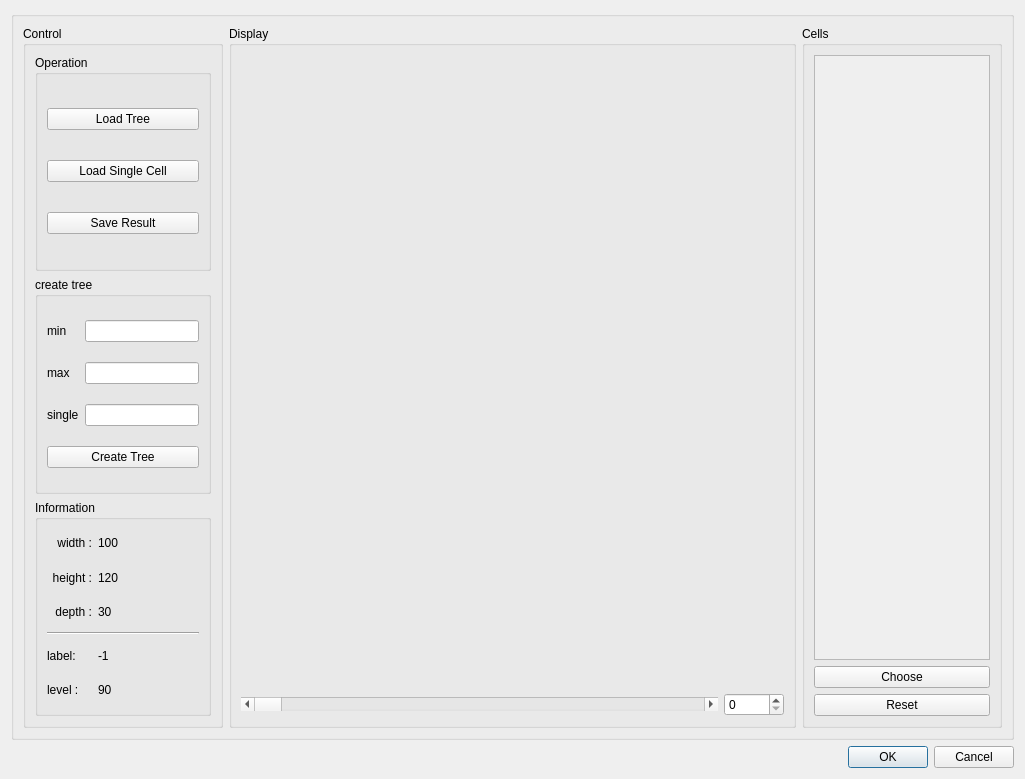
<?xml version="1.0" encoding="UTF-8"?>
<ui version="4.0">
 <class>FineTuningDialog</class>
 <widget class="QDialog" name="FineTuningDialog">
  <property name="geometry">
   <rect>
    <x>0</x>
    <y>0</y>
    <width>1025</width>
    <height>779</height>
   </rect>
  </property>
  <property name="windowTitle">
   <string>Dialog</string>
  </property>
  <layout class="QVBoxLayout" name="verticalLayout_5">
   <item>
    <widget class="QGroupBox" name="mainGroupBox_2">
     <property name="title">
      <string/>
     </property>
     <layout class="QHBoxLayout" name="horizontalLayout">
      <item>
       <widget class="QGroupBox" name="mainGroupBox">
        <property name="sizePolicy">
         <sizepolicy hsizetype="Maximum" vsizetype="Preferred">
          <horstretch>0</horstretch>
          <verstretch>0</verstretch>
         </sizepolicy>
        </property>
        <property name="minimumSize">
         <size>
          <width>200</width>
          <height>0</height>
         </size>
        </property>
        <property name="maximumSize">
         <size>
          <width>200</width>
          <height>16777215</height>
         </size>
        </property>
        <property name="title">
         <string>Control</string>
        </property>
        <layout class="QVBoxLayout" name="verticalLayout_3">
         <item>
          <widget class="QGroupBox" name="operationGroupBox">
           <property name="title">
            <string>Operation</string>
           </property>
           <layout class="QVBoxLayout" name="verticalLayout">
            <item>
             <widget class="QPushButton" name="loadTreeButton">
              <property name="text">
               <string>Load Tree</string>
              </property>
             </widget>
            </item>
            <item>
             <widget class="QPushButton" name="loadSingleCellButton">
              <property name="text">
               <string>Load Single Cell</string>
              </property>
             </widget>
            </item>
            <item>
             <widget class="QPushButton" name="saveResultButton">
              <property name="text">
               <string>Save Result</string>
              </property>
             </widget>
            </item>
           </layout>
          </widget>
         </item>
         <item>
          <widget class="QGroupBox" name="createTreeGroupBox">
           <property name="title">
            <string>create tree</string>
           </property>
           <layout class="QGridLayout" name="gridLayout">
            <item row="2" column="2">
             <widget class="QLineEdit" name="singleEditor"/>
            </item>
            <item row="0" column="0">
             <widget class="QLabel" name="minLabel">
              <property name="text">
               <string>min</string>
              </property>
             </widget>
            </item>
            <item row="0" column="2">
             <widget class="QLineEdit" name="minEditor"/>
            </item>
            <item row="1" column="0">
             <widget class="QLabel" name="maxLabel">
              <property name="text">
               <string>max</string>
              </property>
             </widget>
            </item>
            <item row="1" column="2">
             <widget class="QLineEdit" name="maxEditor"/>
            </item>
            <item row="2" column="0" colspan="2">
             <widget class="QLabel" name="singleLabel">
              <property name="text">
               <string>single</string>
              </property>
             </widget>
            </item>
            <item row="3" column="0" colspan="3">
             <widget class="QPushButton" name="createTreeButton">
              <property name="text">
               <string>Create Tree</string>
              </property>
             </widget>
            </item>
           </layout>
          </widget>
         </item>
         <item>
          <widget class="QGroupBox" name="infoGroupBox">
           <property name="title">
            <string>Information</string>
           </property>
           <layout class="QGridLayout" name="gridLayout_2">
            <item row="1" column="0">
             <widget class="QLabel" name="heightLabel1">
              <property name="text">
               <string>height :</string>
              </property>
              <property name="alignment">
               <set>Qt::AlignRight|Qt::AlignTrailing|Qt::AlignVCenter</set>
              </property>
             </widget>
            </item>
            <item row="2" column="0">
             <widget class="QLabel" name="depthLabel1">
              <property name="text">
               <string>depth :</string>
              </property>
              <property name="alignment">
               <set>Qt::AlignRight|Qt::AlignTrailing|Qt::AlignVCenter</set>
              </property>
             </widget>
            </item>
            <item row="3" column="0" colspan="2">
             <widget class="Line" name="line">
              <property name="orientation">
               <enum>Qt::Horizontal</enum>
              </property>
             </widget>
            </item>
            <item row="4" column="0">
             <widget class="QLabel" name="mainLabelLabel1">
              <property name="text">
               <string>label:</string>
              </property>
             </widget>
            </item>
            <item row="5" column="0">
             <widget class="QLabel" name="levelLabel1">
              <property name="text">
               <string>level :</string>
              </property>
             </widget>
            </item>
            <item row="5" column="1">
             <widget class="QLabel" name="levelLabel2">
              <property name="text">
               <string>90</string>
              </property>
             </widget>
            </item>
            <item row="4" column="1">
             <widget class="QLabel" name="mainLabelLabel2">
              <property name="text">
               <string>-1</string>
              </property>
             </widget>
            </item>
            <item row="0" column="1">
             <widget class="QLabel" name="widthLabel2">
              <property name="text">
               <string>100</string>
              </property>
             </widget>
            </item>
            <item row="2" column="1">
             <widget class="QLabel" name="depthLabel2">
              <property name="text">
               <string>30</string>
              </property>
             </widget>
            </item>
            <item row="1" column="1">
             <widget class="QLabel" name="heightLabel2">
              <property name="text">
               <string>120</string>
              </property>
             </widget>
            </item>
            <item row="0" column="0">
             <widget class="QLabel" name="widthLabel1">
              <property name="maximumSize">
               <size>
                <width>45</width>
                <height>16777215</height>
               </size>
              </property>
              <property name="text">
               <string>width :</string>
              </property>
              <property name="alignment">
               <set>Qt::AlignRight|Qt::AlignTrailing|Qt::AlignVCenter</set>
              </property>
             </widget>
            </item>
           </layout>
          </widget>
         </item>
        </layout>
       </widget>
      </item>
      <item>
       <widget class="QGroupBox" name="glGroupBox">
        <property name="sizePolicy">
         <sizepolicy hsizetype="MinimumExpanding" vsizetype="Preferred">
          <horstretch>0</horstretch>
          <verstretch>0</verstretch>
         </sizepolicy>
        </property>
        <property name="title">
         <string>Display</string>
        </property>
        <layout class="QGridLayout" name="gridLayout_3">
         <item row="1" column="0">
          <widget class="QScrollBar" name="thresholdScrollBar">
           <property name="minimum">
            <number>0</number>
           </property>
           <property name="maximum">
            <number>255</number>
           </property>
           <property name="orientation">
            <enum>Qt::Horizontal</enum>
           </property>
          </widget>
         </item>
         <item row="1" column="1">
          <widget class="QSpinBox" name="spinBox">
           <property name="maximumSize">
            <size>
             <width>60</width>
             <height>16777215</height>
            </size>
           </property>
           <property name="minimum">
            <number>0</number>
           </property>
           <property name="maximum">
            <number>255</number>
           </property>
          </widget>
         </item>
         <item row="0" column="0" colspan="2">
          <widget class="QWidget" name="glWidget" native="true">
           <property name="sizePolicy">
            <sizepolicy hsizetype="Preferred" vsizetype="Preferred">
             <horstretch>0</horstretch>
             <verstretch>0</verstretch>
            </sizepolicy>
           </property>
           <property name="minimumSize">
            <size>
             <width>200</width>
             <height>0</height>
            </size>
           </property>
          </widget>
         </item>
        </layout>
       </widget>
      </item>
      <item>
       <widget class="QGroupBox" name="cellsGroupBox">
        <property name="sizePolicy">
         <sizepolicy hsizetype="Ignored" vsizetype="Preferred">
          <horstretch>0</horstretch>
          <verstretch>0</verstretch>
         </sizepolicy>
        </property>
        <property name="minimumSize">
         <size>
          <width>200</width>
          <height>0</height>
         </size>
        </property>
        <property name="maximumSize">
         <size>
          <width>200</width>
          <height>16777215</height>
         </size>
        </property>
        <property name="title">
         <string>Cells</string>
        </property>
        <layout class="QGridLayout" name="gridLayout_4">
         <item row="1" column="0">
          <widget class="QPushButton" name="chooseButton">
           <property name="minimumSize">
            <size>
             <width>100</width>
             <height>10</height>
            </size>
           </property>
           <property name="text">
            <string>Choose</string>
           </property>
          </widget>
         </item>
         <item row="0" column="0">
          <widget class="QScrollArea" name="scrollArea">
           <property name="widgetResizable">
            <bool>true</bool>
           </property>
           <widget class="QWidget" name="scrollAreaWidgetContents_4">
            <property name="geometry">
             <rect>
              <x>0</x>
              <y>0</y>
              <width>166</width>
              <height>583</height>
             </rect>
            </property>
            <layout class="QVBoxLayout" name="verticalLayout_2">
             <item>
              <widget class="QWidget" name="cellWidget" native="true"/>
             </item>
            </layout>
           </widget>
          </widget>
         </item>
         <item row="2" column="0">
          <widget class="QPushButton" name="resetButton">
           <property name="text">
            <string>Reset</string>
           </property>
          </widget>
         </item>
        </layout>
       </widget>
      </item>
     </layout>
    </widget>
   </item>
   <item>
    <widget class="QDialogButtonBox" name="buttonBox">
     <property name="orientation">
      <enum>Qt::Horizontal</enum>
     </property>
     <property name="standardButtons">
      <set>QDialogButtonBox::Cancel|QDialogButtonBox::Ok</set>
     </property>
    </widget>
   </item>
  </layout>
 </widget>
 <resources/>
 <connections>
  <connection>
   <sender>buttonBox</sender>
   <signal>accepted()</signal>
   <receiver>FineTuningDialog</receiver>
   <slot>accept()</slot>
   <hints>
    <hint type="sourcelabel">
     <x>12</x>
     <y>727</y>
    </hint>
    <hint type="destinationlabel">
     <x>157</x>
     <y>274</y>
    </hint>
   </hints>
  </connection>
  <connection>
   <sender>buttonBox</sender>
   <signal>rejected()</signal>
   <receiver>FineTuningDialog</receiver>
   <slot>reject()</slot>
   <hints>
    <hint type="sourcelabel">
     <x>28</x>
     <y>727</y>
    </hint>
    <hint type="destinationlabel">
     <x>286</x>
     <y>274</y>
    </hint>
   </hints>
  </connection>
  <connection>
   <sender>thresholdScrollBar</sender>
   <signal>valueChanged(int)</signal>
   <receiver>spinBox</receiver>
   <slot>setValue(int)</slot>
   <hints>
    <hint type="sourcelabel">
     <x>464</x>
     <y>639</y>
    </hint>
    <hint type="destinationlabel">
     <x>871</x>
     <y>637</y>
    </hint>
   </hints>
  </connection>
  <connection>
   <sender>spinBox</sender>
   <signal>valueChanged(int)</signal>
   <receiver>thresholdScrollBar</receiver>
   <slot>setValue(int)</slot>
   <hints>
    <hint type="sourcelabel">
     <x>869</x>
     <y>646</y>
    </hint>
    <hint type="destinationlabel">
     <x>616</x>
     <y>646</y>
    </hint>
   </hints>
  </connection>
 </connections>
</ui>
